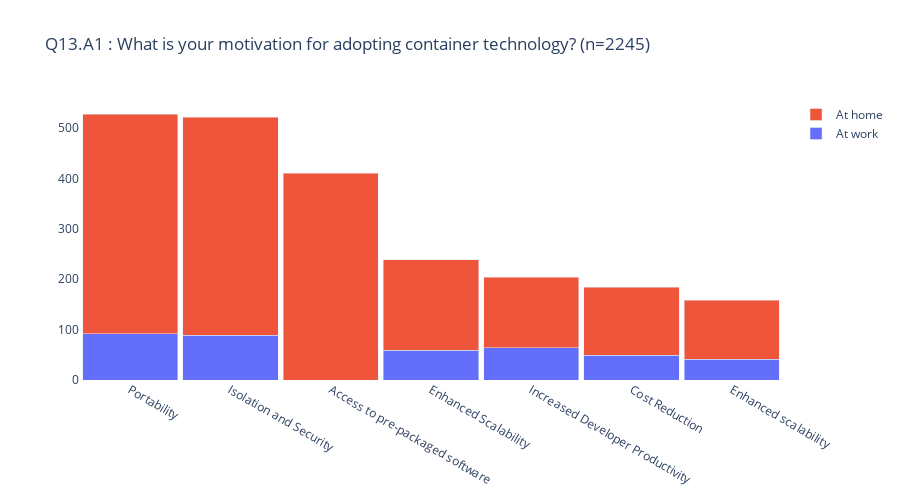

Write notebook code for a chart like this one.
### Code cell
# 
# Q13.A1 - Q13.A7
#

wq = pd.concat([work_df["Q13.A1"].value_counts(),\
                work_df["Q13.A3"].value_counts(),\
                work_df["Q13.A4"].value_counts(),\
                work_df["Q13.A5"].value_counts(),\
                work_df["Q13.A6"].value_counts(),\
                work_df["Q13.A7"].value_counts(),\
                work_df["Q13.Other"].value_counts()])

hq = pd.concat([home_df["Q13.A1"].value_counts(),\
                home_df["Q13.A2"].value_counts(),\
                home_df["Q13.A3"].value_counts(),\
                home_df["Q13.A4"].value_counts(),\
                home_df["Q13.A5"].value_counts(),\
                home_df["Q13.A6"].value_counts(),\
                home_df["Q13.A7"].value_counts(),\
                home_df["Q13.Other"].value_counts()])

value = questions[key]

double_bar_chart(
    "Q13.A1",
    questions["#Q13"], 
    CWORK, wq[lambda x: x > THRESHOLD], 
    CHOME, hq[lambda x: x > THRESHOLD])

### Figure 1 — Plotly figure (JSON) as saved in the notebook; plotly's stock layout.template omitted (floating-point values rounded to 4 significant figures)
{"data": [{"name": "At work", "type": "bar", "x": ["Portability", "Increased Developer Productivity", "Cost Reduction", "Enhanced Scalability", "Isolation and Security", "Enhanced scalability"], "y": [92, 64, 49, 59, 89, 41]}, {"name": "At home", "type": "bar", "x": ["Portability", "Access to pre-packaged software", "Increased Developer Productivity", "Cost Reduction", "Enhanced Scalability", "Isolation and Security", "Enhanced scalability"], "y": [436, 410, 140, 135, 180, 433, 117]}], "layout": {"bargap": 0.05, "barmode": "stack", "height": 500, "plot_bgcolor": "#FFFFFF", "showlegend": true, "title": {"text": "Q13.A1 : What is your motivation for adopting container technology? (n=2245)"}, "width": 900, "xaxis": {"autorange": true, "categoryorder": "total descending", "range": [-0.5, 6.5], "type": "category"}, "yaxis": {"autorange": true, "range": [0, 555.8], "type": "linear"}}}
